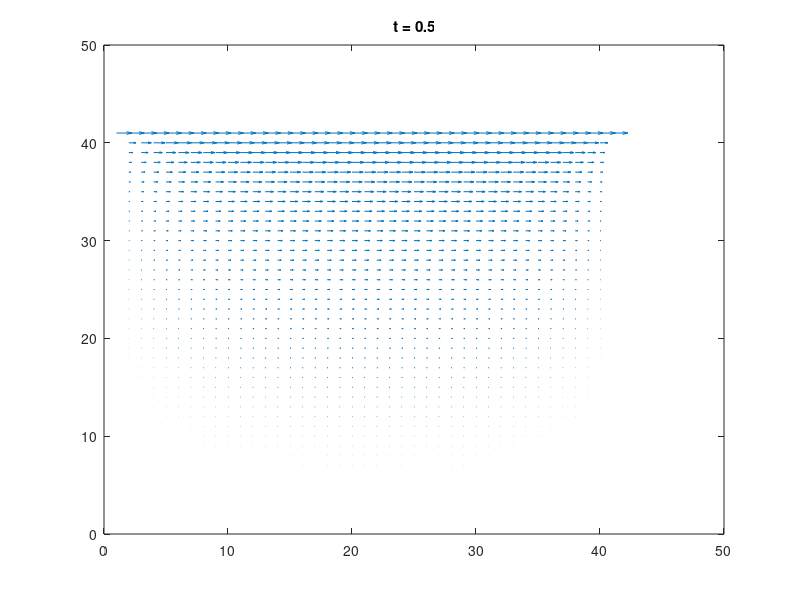

Recreate this plot in MATLAB.
% 2d Laminar flow
clear; clc;

% Gitter
nx = 41; ny = 41;
Lx = 1; Ly = 1;
dx = Lx/(nx-1);
dy = Ly/(ny-1);

% Parameter
rho = 1;
nu = 0.1;
dt = 0.001;
nt = 500;

% Fields
u = zeros(ny,nx);
v = zeros(ny,nx);
p = zeros(ny,nx);

for n = 1:nt
    un = u;
    vn = v;

    % Velocity updates
    u(2:end-1,2:end-1) = un(2:end-1,2:end-1) ...
        - dt/dx * un(2:end-1,2:end-1) .* (un(2:end-1,2:end-1) - un(2:end-1,1:end-2)) ...
        - dt/dy * vn(2:end-1,2:end-1) .* (un(2:end-1,2:end-1) - un(1:end-2,2:end-1)) ...
        - dt/(2*rho*dx) * (p(2:end-1,3:end) - p(2:end-1,1:end-2)) ...
        + nu * (dt/dx^2 * (un(2:end-1,3:end) - 2*un(2:end-1,2:end-1) + un(2:end-1,1:end-2)) ...
        + dt/dy^2 * (un(3:end,2:end-1) - 2*un(2:end-1,2:end-1) + un(1:end-2,2:end-1)));

    v(2:end-1,2:end-1) = vn(2:end-1,2:end-1) ...
        - dt/dx * un(2:end-1,2:end-1) .* (vn(2:end-1,2:end-1) - vn(2:end-1,1:end-2)) ...
        - dt/dy * vn(2:end-1,2:end-1) .* (vn(2:end-1,2:end-1) - vn(1:end-2,2:end-1)) ...
        - dt/(2*rho*dy) * (p(3:end,2:end-1) - p(1:end-2,2:end-1)) ...
        + nu * (dt/dx^2 * (vn(2:end-1,3:end) - 2*vn(2:end-1,2:end-1) + vn(2:end-1,1:end-2)) ...
        + dt/dy^2 * (vn(3:end,2:end-1) - 2*vn(2:end-1,2:end-1) + vn(1:end-2,2:end-1)));

    % Boundaries (Cavity)
    u(:,1) = 0; u(:,end) = 0;
    u(1,:) = 0; u(end,:) = 1;   % moving lid
    v(:,:) = 0;

    % Plot
    if mod(n,50)==0
        quiver(u,v)
        title(['t = ',num2str(n*dt)])
        drawnow
    end
end
